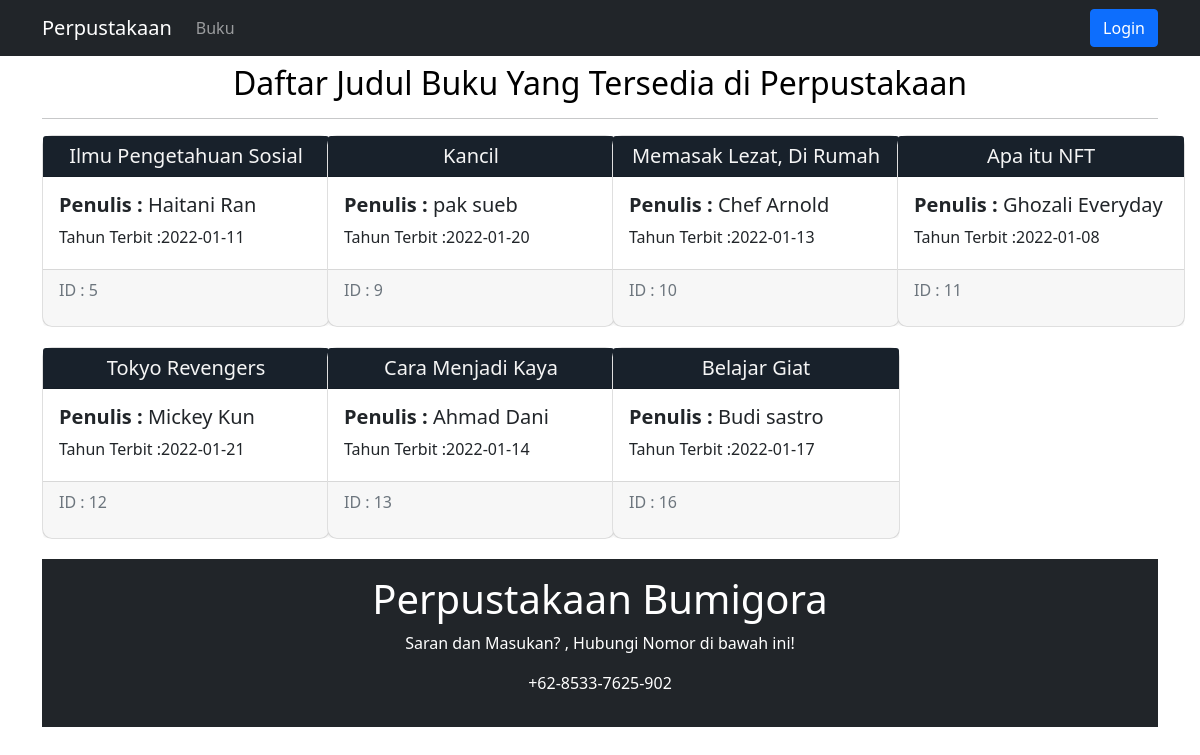
The page / on the database its author committed.
### tables this page shows
CREATE TABLE `tbl_buku` (
  `id_buku` int(11) NOT NULL,
  `judul_buku` varchar(50) NOT NULL,
  `Kategori` varchar(50) NOT NULL,
  `Penulis` varchar(50) NOT NULL,
  `tahun_terbit` date NOT NULL
);

### index.php (the view, shortened to what this page needs)
<!DOCTYPE html>
<html lang="en">
<head>
    <link href="https://cdn.jsdelivr.net/npm/bootstrap@5.1.3/dist/css/bootstrap.min.css" rel="stylesheet">
</head>
<body>
    <?php include 'navbar.php' ?>
    <div class="container">
        <div class="row mb-3 py-2">
            <div class="col-md-12" style="margin: auto;">
                <h2 style="text-align: center; color: black;">Daftar Judul Buku Yang Tersedia di Perpustakaan</h2>
                <hr>
                <div class="row">
                    <?php
                    require 'admin/setting.php';
                    $query = "SELECT * FROM tbl_buku";
                    $sql = mysqli_query($koneksi, $query);
                    while ($data = mysqli_fetch_object($sql)) {
                    ?>
                        <div class="col-md-3" style="margin-bottom: 20px;">
                            <div class="card" style="width: 18rem; height: 12rem; border-radius: 10px;">
                                <h5 class="card-header" style="background-color: #18212b; color: whitesmoke;text-align: center;"><?= $data->judul_buku; ?></h5>
                                <div class="card-body">
                                    <h5 class="card-title"><b>Penulis : </b><?= $data->Penulis; ?></h5>
                                    <p class="card-text">Tahun Terbit :<?= $data->tahun_terbit; ?></p>
                                </div>
                                <div class="card-footer text-muted">
                                    <div class="row">
                                        <div class="col">
                                            <p>ID : <?= $data->id_buku; ?></p>
                                        </div>
                                        <div class="col">
                                        </div>
                                    </div>
                                </div>
                            </div>
                        </div>
                    <?php
                    }
                    ?>
                </div>
            </div>
            <?php include 'footer.php' ?>
</body>
</html>

### navbar.php (shortened to what this page needs)
<nav class="navbar navbar-expand-lg navbar-dark bg-dark">
  <div class="container">
    <a class="navbar-brand" href="#">Perpustakaan</a>
    <div class="collapse navbar-collapse" id="navbarSupportedContent">
      <ul class="navbar-nav me-auto mb-2 mb-lg-0">
        <li class="nav-item">
          <a class="nav-link" href="index.php">Buku</a>
        </li>
      </ul>
      <form class="d-flex">
        <ul class="navbar-nav me-auto mb-2 mb-lg-0">
        <li class="nav-item">
          <a class="btn btn-primary" type="button" href="admin/login.php">Login</a>
        </li>
      </ul>
    </form>
    </div>
  </div>
</nav>

### footer.php
<footer>
    <div class="card-body bg-dark">
    <div class="col-md-6 " style="text-align:center; margin: auto  " >
        <h1  style="color:white">Perpustakaan Bumigora</h1>
        <p style="color:white">Saran dan Masukan? , Hubungi Nomor di bawah ini!</p>
        <p style="color:white">+62-8533-7625-902</p>
    </div>
    </div>
</footer>

### rows shown on the page
tbl_buku: judul_buku "Ilmu Pengetahuan Sosial", Penulis "Haitani Ran", tahun_terbit "2022-01-11", id_buku "5"
tbl_buku: judul_buku "Kancil", Penulis "pak sueb", tahun_terbit "2022-01-20", id_buku "9"
tbl_buku: judul_buku "Memasak Lezat, Di Rumah", Penulis "Chef Arnold", tahun_terbit "2022-01-13", id_buku "10"
tbl_buku: judul_buku "Apa itu NFT", Penulis "Ghozali Everyday", tahun_terbit "2022-01-08", id_buku "11"
tbl_buku: judul_buku "Tokyo Revengers", Penulis "Mickey Kun", tahun_terbit "2022-01-21", id_buku "12"
tbl_buku: judul_buku "Cara Menjadi Kaya", Penulis "Ahmad Dani", tahun_terbit "2022-01-14", id_buku "13"
tbl_buku: judul_buku "Belajar Giat", Penulis "Budi sastro", tahun_terbit "2022-01-17", id_buku "16"
